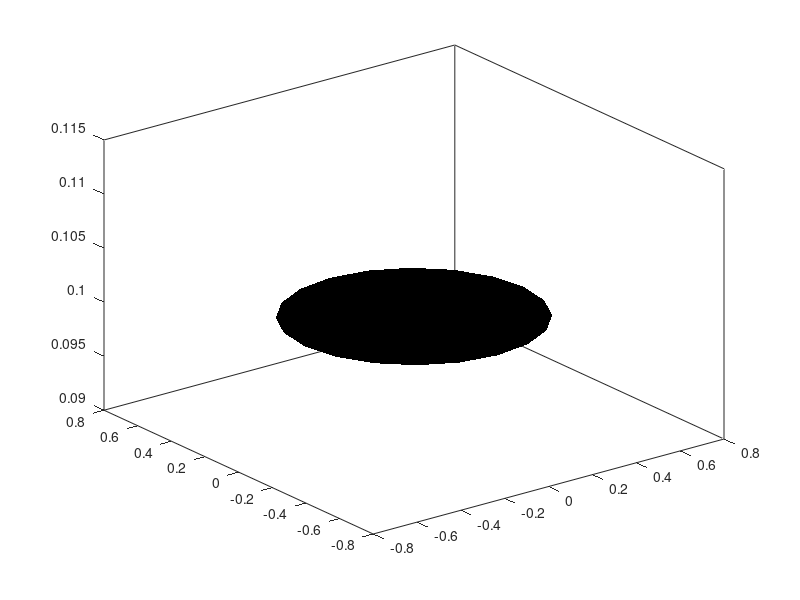

The MATLAB source for this figure:
% Hàm vẽ đế cố định
function draw_base2()
    base_height = 0.1;
    base_radius = 0.5;
    [X, Y, Z] = cylinder(base_radius, 20);
    Z = Z * base_height;
    surf(X, Y, Z, 'FaceColor', [0.3, 0.3, 0.3], 'EdgeColor', 'none', 'FaceLighting', 'gouraud', 'AmbientStrength', 0.3);
    % Vẽ mặt đáy dưới của đế tại z = 0
    fill3(X(1, :), Y(1, :), Z(1, :), 'k', 'EdgeColor', 'none');
    % Vẽ mặt đáy trên của đế tại z = base_height
    fill3(X(2, :), Y(2, :), Z(2, :), 'k', 'EdgeColor', 'none');
end
